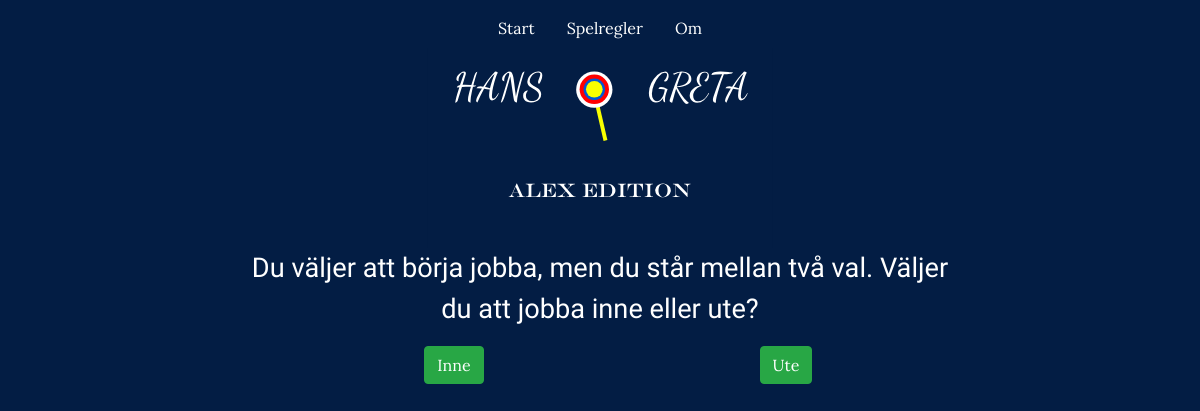
The app's page /php/index.php?id=3 with its own data.
### tables this page shows
CREATE TABLE `story` (
  `id` int(10) unsigned NOT NULL AUTO_INCREMENT,
  `body` text NOT NULL,
  PRIMARY KEY (`id`)
);

CREATE TABLE `links` (
  `id` int(10) unsigned NOT NULL AUTO_INCREMENT,
  `story_id` int(10) unsigned NOT NULL,
  `target_id` int(10) unsigned NOT NULL,
  `description` varchar(255) NOT NULL,
  PRIMARY KEY (`id`),
  KEY `story_id` (`story_id`),
  KEY `target_id` (`target_id`),
  CONSTRAINT `links_ibfk_1` FOREIGN KEY (`story_id`) REFERENCES `story` (`id`) ON DELETE CASCADE ON UPDATE CASCADE,
  CONSTRAINT `links_ibfk_2` FOREIGN KEY (`target_id`) REFERENCES `story` (`id`) ON DELETE CASCADE ON UPDATE CASCADE
);

### php/views/index_layout.php (called while the page is built)
<?php include 'head.php'?>
<?php include 'main.php'?>
<?php include 'foot.php'?>

### php/index.php (called while the page is built, shortened)
<?php
include 'include/db.php';
$filteredId = 1;
if (isset ($_GET['id'])) {
    $filteredId = filter_input(INPUT_GET, 'id', FILTER_VALIDATE_INT);
}
$sth = $dbh->prepare('SELECT *
                    FROM story
                    WHERE id = :filteredId');
$sth->bindParam('filteredId', $filteredId);
$sth->execute();
$story = $sth->fetch(PDO::FETCH_ASSOC);
$sth = $dbh->prepare('SELECT * FROM links
                    WHERE story_id = :filteredId');
$sth->bindParam('filteredId', $filteredId);
$sth->execute();
$links = $sth->fetchAll(PDO::FETCH_ASSOC);
include 'views/index_layout.php';
?>

### php/views/buttons.php (the view)
<div class="container">
  <div class="row">
    <div class="col text-center">
    <a href="?id=<?= $link['target_id']?>">
      <button class="btn btn-success">
          <li>
                <?= $link['description'] ?>
            </li>
        </button>
        </a>
    </div>
  </div>
</div>

### php/views/main.php
<body>
    <main>
    <?php include 'navbar.php'?>
        <p>
            <?= $story['body'] ?>
        </p>
        <ul>
            <?php foreach ($links as $link): ?>
            <?php include 'buttons.php'?>
            <?php endforeach ?>
        </ul>
    </main>

### php/css/style.css (style rules this page uses)
body { background-color: #031D44; font-size: 16px; }
main { width: 60%; margin: 0 auto; }
p { color: white; text-align: center; font-family: 'Maitree', serif; }
a { color: white; font-family: 'Lora', serif; }
ul { list-style: none; display: flex; justify-content: space-evenly; }
button { align-content: center; }
html { scroll-behavior: smooth; }
@media (min-width: 576px) { p { font-size: 0,4em; } }
@media (min-width: 576px) { a { font-size: 0,5em; } }
@media (min-width: 768px) { p { font-size: 1.2em; } }
@media (min-width: 768px) { a { font-size: 0,75em; } }
@media (min-width: 992px) { p { font-size: 1.4em; } }
@media (min-width: 992px) { a { font-size: 1,05em; } }
@media (min-width: 1200px) { p { font-size: 1.7em; } }
@media (min-width: 1200px) { a { font-size: 1,3em; } }

### records on screen
story: body "Du väljer att börja jobba, men du står mellan två val. Väljer du att jobba inne eller ute?"
links: description "Inne"
links: description "Ute"
